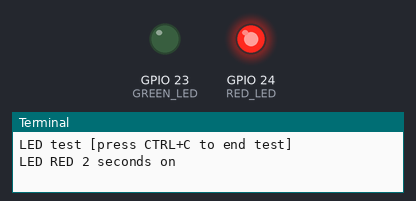
A program run on a simulated Raspberry Pi (BCM pin numbers). Shown: output pins drawn as LEDs (lit = HIGH), the last lines printed to the terminal.

Above: at 1.0 s.
At 3.0 s:
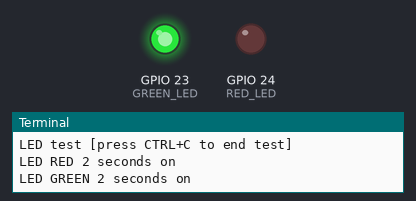
Timing chart, 0 to 5.2 s (numbered marks = the images above):
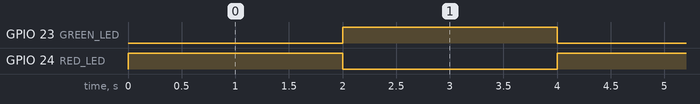

The program:

basic.py
```python
import RPi.GPIO as GPIO
import time

GPIO.setmode(GPIO.BCM)

# Here the output pin is declared, to which the LEDs are connected.
RED_LED = 24
GREEN_LED = 23
GPIO.setup(RED_LED, GPIO.OUT, initial= GPIO.LOW)
GPIO.setup(GREEN_LED, GPIO.OUT, initial= GPIO.LOW)

print ("LED test [press CTRL+C to end test]")

# main program loop
try:
    while True:
        print("LED RED 2 seconds on")
        GPIO.output(RED_LED,GPIO.HIGH) #LED is turned on
        GPIO.output(GREEN_LED,GPIO.LOW) #LED is switched off
        time.sleep(2) # wait for 2 seconds
        print("LED GREEN 2 seconds on")
        GPIO.output(RED_LED,GPIO.LOW) #LED is switched off
        GPIO.output(GREEN_LED,GPIO.HIGH) #LED is switched on
        time.sleep(2) #wait for two seconds

# clean up after the program has been terminated
except KeyboardInterrupt:
    GPIO.cleanup()
```

Measured:
- by itself, GPIO 23 (GREEN_LED), GPIO 24 (RED_LED): alternates HIGH for 2.0 s and LOW for 2.0 s
